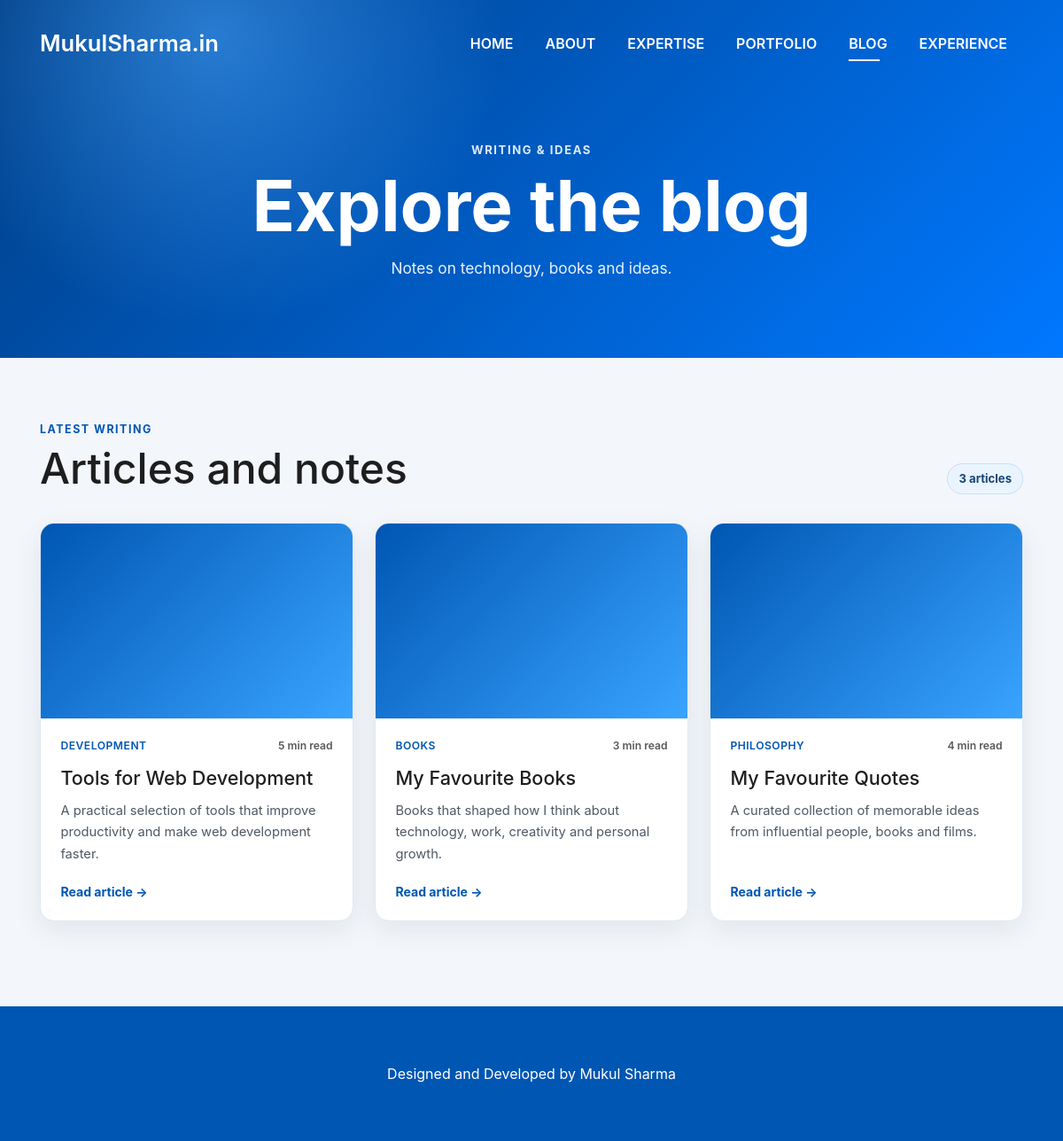
/blogs/index.php, run on the app's committed database.
### tables this page shows
CREATE TABLE settings (
            setting_key TEXT PRIMARY KEY,
            setting_value TEXT NOT NULL DEFAULT "",
            updated_at TEXT NOT NULL DEFAULT CURRENT_TIMESTAMP
        );

CREATE TABLE blogs (
            id INTEGER PRIMARY KEY AUTOINCREMENT,
            title TEXT NOT NULL,
            slug TEXT NOT NULL UNIQUE,
            excerpt TEXT NOT NULL DEFAULT "",
            content TEXT NOT NULL DEFAULT "",
            category TEXT NOT NULL DEFAULT "General",
            tags TEXT NOT NULL DEFAULT "",
            image_path TEXT NOT NULL DEFAULT "",
            image_alt TEXT NOT NULL DEFAULT "",
            status TEXT NOT NULL DEFAULT "draft" CHECK(status IN ("draft", "published")),
            reading_minutes INTEGER NOT NULL DEFAULT 5,
            published_at TEXT,
            created_at TEXT NOT NULL DEFAULT CURRENT_TIMESTAMP,
            updated_at TEXT NOT NULL DEFAULT CURRENT_TIMESTAMP
        );

### includes/blog-repository.php (called while the page is built, shortened)
<?php
function blog_db(): PDO
{
    static $pdo = null;
    if ($pdo instanceof PDO) {
        return $pdo;
    }
    $pdo = new PDO('sqlite:' . BLOG_DB_PATH, null, null, [
        PDO::ATTR_ERRMODE => PDO::ERRMODE_EXCEPTION,
        PDO::ATTR_DEFAULT_FETCH_MODE => PDO::FETCH_ASSOC,
        PDO::ATTR_EMULATE_PREPARES => false,
    ]);
    $pdo->exec('PRAGMA foreign_keys = ON');
    $pdo->exec('PRAGMA journal_mode = WAL');
    blog_install_schema($pdo);
    return $pdo;
}
function blog_install_schema(PDO $pdo): void
{
    $pdo->exec(
        'CREATE TABLE IF NOT EXISTS blogs (
            id INTEGER PRIMARY KEY AUTOINCREMENT,
            title TEXT NOT NULL,
            slug TEXT NOT NULL UNIQUE,
            excerpt TEXT NOT NULL DEFAULT "",
            content TEXT NOT NULL DEFAULT "",
            category TEXT NOT NULL DEFAULT "General",
            tags TEXT NOT NULL DEFAULT "",
            image_path TEXT NOT NULL DEFAULT "",
            image_alt TEXT NOT NULL DEFAULT "",
            status TEXT NOT NULL DEFAULT "draft" CHECK(status IN ("draft", "published")),
            reading_minutes INTEGER NOT NULL DEFAULT 5,
            published_at TEXT,
            created_at TEXT NOT NULL DEFAULT CURRENT_TIMESTAMP,
            updated_at TEXT NOT NULL DEFAULT CURRENT_TIMESTAMP
        )'
    );
    $pdo->exec('CREATE INDEX IF NOT EXISTS idx_blogs_status_date ON blogs(status, published_at DESC)');
    $pdo->exec(
        'CREATE TABLE IF NOT EXISTS settings (
            setting_key TEXT PRIMARY KEY,
            setting_value TEXT NOT NULL DEFAULT "",
            updated_at TEXT NOT NULL DEFAULT CURRENT_TIMESTAMP
        )'
    );
    $count = (int) $pdo->query('SELECT COUNT(*) FROM blogs')->fetchColumn();
}
function blog_all(bool $includeDrafts = false, ?int $limit = null): array
{
    $sql = 'SELECT * FROM blogs';
    if (!$includeDrafts) {
        $sql .= ' WHERE status = "published"';
    }
    $sql .= ' ORDER BY COALESCE(published_at, created_at) DESC, id DESC';
    return blog_db()->query($sql)->fetchAll();
}
function blog_get_setting(string $key, string $default = ''): string
{
    $stmt = blog_db()->prepare('SELECT setting_value FROM settings WHERE setting_key = :key');
    $stmt->execute(['key' => $key]);
    $value = $stmt->fetchColumn();
    return $value === false ? $default : (string) $value;
}
function blog_e(string $value): string
{
    return htmlspecialchars($value, ENT_QUOTES | ENT_SUBSTITUTE, 'UTF-8');
}

### blogs/index.php (the view, shortened to what this page needs)
<?php
require_once __DIR__ . '/../includes/blog-repository.php';
$posts = blog_all();
$tagline = blog_get_setting('blog_tagline', 'Notes on technology, books and ideas.');
?>
<!DOCTYPE html>
<html lang="en">
<head>
  <link rel="preload" href="../lib/ionicons/css/ionicons.min.css" as="style" onload="this.onload=null;this.rel='stylesheet'">
  <link rel="preload" href="../lib/font-awesome/css/font-awesome.min.css" as="style" onload="this.onload=null;this.rel='stylesheet'">
  <style><?php readfile(__DIR__ . '/../lib/bootstrap/css/bootstrap.min.css'); readfile(__DIR__ . '/../css/style.css'); ?>
  @font-face{font-family:"Ionicons";src:url("../lib/ionicons/fonts/ionicons.woff?v=2.0.0") format("woff");font-display:swap}
  @font-face{font-family:"FontAwesome";src:url("../lib/font-awesome/fonts/fontawesome-webfont.woff2?v=4.7.0") format("woff2");font-display:swap}
  </style>
</head>
<body class="blog-page blog-index-page" id="page-top">
  <?php include __DIR__ . '/../navbar.php'; ?>
  <header class="blog-library-hero">
    <div class="container">
      <p class="blog-hero-kicker">Writing &amp; ideas</p>
      <h1>Explore the blog</h1>
      <p><?= blog_e($tagline) ?></p>
    </div>
  </header>
  <main id="blog-list" class="blog-library">
    <div class="container">
      <div class="blog-library-heading">
        <div>
          <p class="blog-library-eyebrow">Latest writing</p>
          <h2>Articles and notes</h2>
        </div>
        <span><?= count($posts) ?> <?= count($posts) === 1 ? 'article' : 'articles' ?></span>
      </div>
      <?php if (!$posts): ?>
        <div class="blog-empty-state">
          <h2>No articles published yet</h2>
          <p>New writing will appear here soon.</p>
        </div>
      <?php else: ?>
        <div class="blog-library-grid">
          <?php foreach ($posts as $post): ?>
            <article class="blog-list-card">
              <a class="blog-list-image" href="<?= blog_e($post['slug']) ?>">
                <?php if ($post['image_path']): ?>
                  <img src="../<?= blog_e($post['image_path']) ?>" alt="<?= blog_e($post['image_alt']) ?>" width="720" height="450" loading="lazy" decoding="async">
                <?php else: ?>
                  <span aria-hidden="true">MS</span>
                <?php endif; ?>
              </a>
              <div class="blog-list-content">
                <div class="blog-list-meta">
                  <span><?= blog_e($post['category']) ?></span>
                  <span><?= (int) $post['reading_minutes'] ?> min read</span>
                </div>
                <h2><a href="<?= blog_e($post['slug']) ?>"><?= blog_e($post['title']) ?></a></h2>
                <p><?= blog_e($post['excerpt']) ?></p>
                <a class="blog-list-read" href="<?= blog_e($post['slug']) ?>" aria-label="Read article: <?= blog_e($post['title']) ?>">Read article <span aria-hidden="true">→</span></a>
              </div>
            </article>
          <?php endforeach; ?>
        </div>
      <?php endif; ?>
    </div>
  </main>
  <section class="paralax-mf footer-paralax bg-image sect-mt4 route blog-module-footer">
    <div class="overlay-mf"></div>
    <?php include __DIR__ . '/../footer.php'; ?>
  </section>
</body>
</html>

### data on the page
settings: setting_value "Notes on technology, books and ideas."
blogs: image_path (picture), category "DEVELOPMENT", reading_minutes "5", title "Tools for Web Development", excerpt "A practical selection of tools that improve productivity and make web development faster."
blogs: image_path (picture), category "BOOKS", reading_minutes "3", title "My Favourite Books", excerpt "Books that shaped how I think about technology, work, creativity and personal growth."
blogs: image_path (picture), category "PHILOSOPHY", reading_minutes "4", title "My Favourite Quotes", excerpt "A curated collection of memorable ideas from influential people, books and films."

### other printed values
count($posts) "3"
